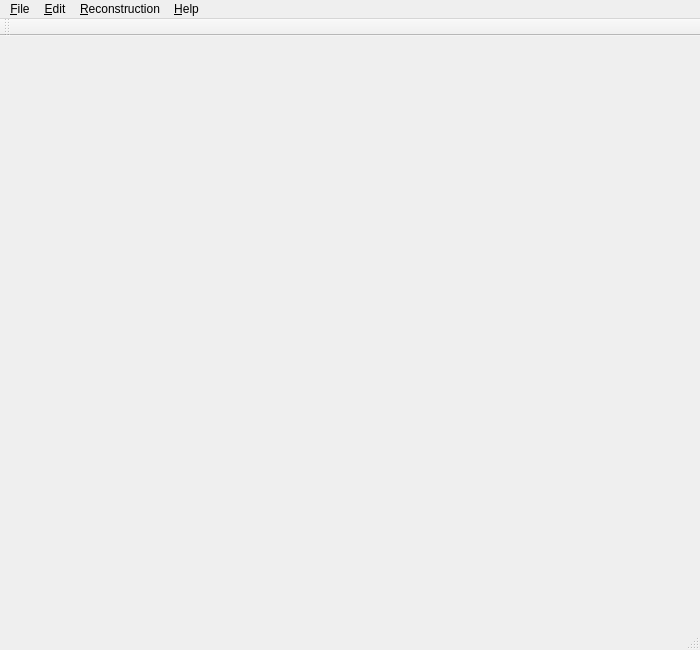
<ui version="4.0" >
 <author></author>
 <comment></comment>
 <exportmacro></exportmacro>
 <class>ViewportWindow</class>
 <widget class="QMainWindow" name="ViewportWindow" >
  <property name="geometry" >
   <rect>
    <x>0</x>
    <y>0</y>
    <width>700</width>
    <height>650</height>
   </rect>
  </property>
  <property name="windowTitle" >
   <string>GPlates</string>
  </property>
  <widget class="QWidget" name="centralwidget" />
  <widget class="QMenuBar" name="menubar" >
   <property name="geometry" >
    <rect>
     <x>0</x>
     <y>0</y>
     <width>700</width>
     <height>27</height>
    </rect>
   </property>
   <widget class="QMenu" name="menuReconstruction" >
    <property name="title" >
     <string>Reconstruction</string>
    </property>
   </widget>
   <widget class="QMenu" name="menu_Help" >
    <property name="title" >
     <string>&amp;Help</string>
    </property>
    <addaction name="action_About" />
   </widget>
   <widget class="QMenu" name="menu_File" >
    <property name="title" >
     <string>&amp;File</string>
    </property>
    <addaction name="action_Quit" />
   </widget>
   <widget class="QMenu" name="menu_Edit" >
    <property name="title" >
     <string>&amp;Edit</string>
    </property>
    <addaction name="action_Cut" />
    <addaction name="action_Copy" />
    <addaction name="action_Paste" />
   </widget>
   <widget class="QMenu" name="menu_Reconstruction" >
    <property name="title" >
     <string>&amp;Reconstruction</string>
    </property>
    <addaction name="action_Reconstruct_to_Time" />
    <addaction name="action_Specify_Fixed_Plate" />
    <addaction name="separator" />
    <addaction name="action_Increment_Reconstruction_Time" />
    <addaction name="action_Decrement_Reconstruction_Time" />
    <addaction name="separator" />
    <addaction name="action_Animate" />
   </widget>
   <addaction name="menu_File" />
   <addaction name="menu_Edit" />
   <addaction name="menu_Reconstruction" />
   <addaction name="menu_Help" />
  </widget>
  <widget class="QStatusBar" name="statusbar" >
   <property name="geometry" >
    <rect>
     <x>0</x>
     <y>628</y>
     <width>700</width>
     <height>22</height>
    </rect>
   </property>
  </widget>
  <widget class="QToolBar" name="toolBar" >
   <property name="orientation" >
    <enum>Qt::Horizontal</enum>
   </property>
   <attribute name="toolBarArea" >
    <number>4</number>
   </attribute>
  </widget>
  <action name="action_Cut" >
   <property name="enabled" >
    <bool>false</bool>
   </property>
   <property name="text" >
    <string>Cu&amp;t</string>
   </property>
   <property name="iconText" >
    <string>Cut</string>
   </property>
   <property name="toolTip" >
    <string>Cut</string>
   </property>
   <property name="shortcut" >
    <string/>
   </property>
  </action>
  <action name="action_Copy" >
   <property name="enabled" >
    <bool>false</bool>
   </property>
   <property name="text" >
    <string>&amp;Copy</string>
   </property>
  </action>
  <action name="action_Paste" >
   <property name="enabled" >
    <bool>false</bool>
   </property>
   <property name="text" >
    <string>&amp;Paste</string>
   </property>
  </action>
  <action name="action_Quit" >
   <property name="text" >
    <string>&amp;Quit</string>
   </property>
   <property name="shortcut" >
    <string>Ctrl+Q</string>
   </property>
  </action>
  <action name="action_About" >
   <property name="enabled" >
    <bool>false</bool>
   </property>
   <property name="text" >
    <string>&amp;About</string>
   </property>
  </action>
  <action name="action_Reconstruct_to_Time" >
   <property name="text" >
    <string>Reconstruct to &amp;Time...</string>
   </property>
   <property name="shortcut" >
    <string>Ctrl+T</string>
   </property>
  </action>
  <action name="action_Specify_Fixed_Plate" >
   <property name="text" >
    <string>Specify &amp;Fixed Plate...</string>
   </property>
  </action>
  <action name="action_Increment_Reconstruction_Time" >
   <property name="text" >
    <string>&amp;Increment Reconstruction Time</string>
   </property>
   <property name="shortcut" >
    <string>Ctrl+I</string>
   </property>
  </action>
  <action name="action_Decrement_Reconstruction_Time" >
   <property name="text" >
    <string>&amp;Decrement Reconstruction Time</string>
   </property>
   <property name="shortcut" >
    <string>Shift+Ctrl+I</string>
   </property>
  </action>
  <action name="action_Animate" >
   <property name="text" >
    <string>&amp;Animate...</string>
   </property>
  </action>
 </widget>
 <pixmapfunction></pixmapfunction>
 <resources/>
 <connections>
  <connection>
   <sender>action_Quit</sender>
   <signal>activated()</signal>
   <receiver>ViewportWindow</receiver>
   <slot>close()</slot>
   <hints>
    <hint type="sourcelabel" >
     <x>-1</x>
     <y>-1</y>
    </hint>
    <hint type="destinationlabel" >
     <x>190</x>
     <y>234</y>
    </hint>
   </hints>
  </connection>
 </connections>
</ui>
